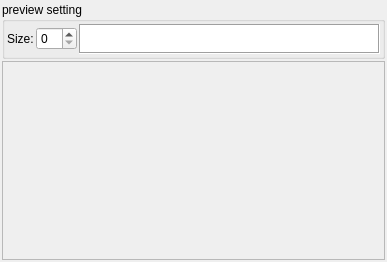
<?xml version="1.0" encoding="UTF-8"?>
<ui version="4.0">
 <class>Form</class>
 <widget class="QWidget" name="Form">
  <property name="geometry">
   <rect>
    <x>0</x>
    <y>0</y>
    <width>387</width>
    <height>262</height>
   </rect>
  </property>
  <property name="windowTitle">
   <string>Form</string>
  </property>
  <layout class="QVBoxLayout" name="verticalLayout">
   <property name="spacing">
    <number>2</number>
   </property>
   <property name="margin">
    <number>2</number>
   </property>
   <item>
    <widget class="QGroupBox" name="groupBox">
     <property name="sizePolicy">
      <sizepolicy hsizetype="Expanding" vsizetype="Fixed">
       <horstretch>0</horstretch>
       <verstretch>0</verstretch>
      </sizepolicy>
     </property>
     <property name="minimumSize">
      <size>
       <width>0</width>
       <height>50</height>
      </size>
     </property>
     <property name="title">
      <string>preview setting</string>
     </property>
     <layout class="QHBoxLayout" name="horizontalLayout">
      <property name="spacing">
       <number>2</number>
      </property>
      <property name="margin">
       <number>2</number>
      </property>
      <item>
       <widget class="QLabel" name="label">
        <property name="sizePolicy">
         <sizepolicy hsizetype="Preferred" vsizetype="Fixed">
          <horstretch>0</horstretch>
          <verstretch>0</verstretch>
         </sizepolicy>
        </property>
        <property name="text">
         <string>Size:</string>
        </property>
       </widget>
      </item>
      <item>
       <widget class="QSpinBox" name="spinFontSize"/>
      </item>
      <item>
       <widget class="QPlainTextEdit" name="textPreview">
        <property name="sizePolicy">
         <sizepolicy hsizetype="Expanding" vsizetype="Ignored">
          <horstretch>0</horstretch>
          <verstretch>0</verstretch>
         </sizepolicy>
        </property>
        <property name="minimumSize">
         <size>
          <width>0</width>
          <height>30</height>
         </size>
        </property>
        <property name="frameShape">
         <enum>QFrame::Box</enum>
        </property>
       </widget>
      </item>
     </layout>
    </widget>
   </item>
   <item>
    <widget class="QFrame" name="canvasContainer">
     <property name="sizePolicy">
      <sizepolicy hsizetype="Expanding" vsizetype="Expanding">
       <horstretch>0</horstretch>
       <verstretch>0</verstretch>
      </sizepolicy>
     </property>
     <property name="minimumSize">
      <size>
       <width>0</width>
       <height>100</height>
      </size>
     </property>
     <property name="frameShape">
      <enum>QFrame::StyledPanel</enum>
     </property>
     <property name="frameShadow">
      <enum>QFrame::Raised</enum>
     </property>
    </widget>
   </item>
  </layout>
 </widget>
 <resources/>
 <connections/>
</ui>
